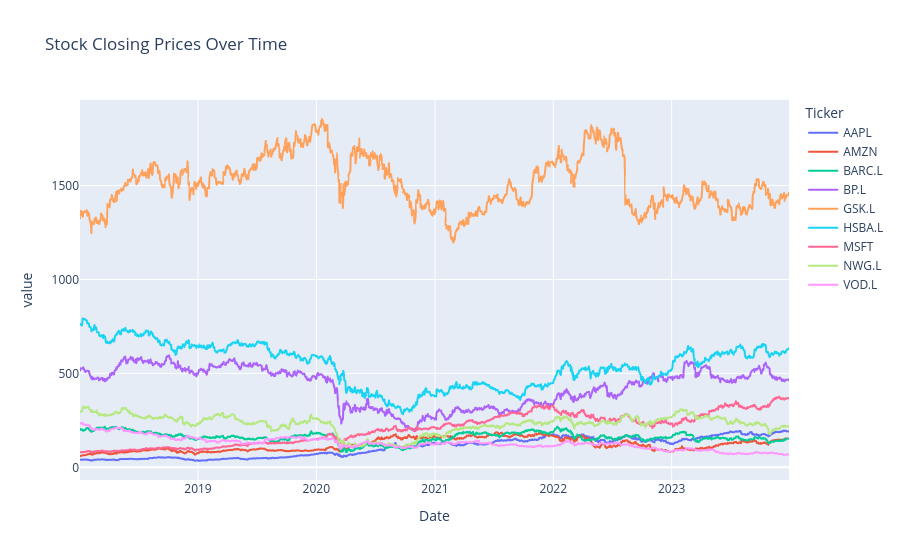

The cell this chart's notebook holds for it:
### Code cell
# Plotting the prices of the stocks over time
fig = px.line(data["Close"], title="Stock Closing Prices Over Time")
fig.show()
fig.show(renderer="png")

### Figure 1 — Plotly figure (JSON) as saved in the notebook; plotly's stock layout.template omitted (floating-point values rounded to 4 significant figures; data arrays with more than 128 entries replaced by an {"elided": "..."} marker saying what was removed)
{"data": [{"hovertemplate": "Ticker=AAPL<br>Date=%{x}<br>value=%{y}<extra></extra>", "legendgroup": "AAPL", "line": {"color": "#636efa", "dash": "solid"}, "marker": {"symbol": "circle"}, "mode": "lines", "name": "AAPL", "showlegend": true, "type": "scattergl", "x": {"elided": "1479 str values"}, "xaxis": "x", "y": {"elided": "1479 float values"}, "yaxis": "y"}, {"hovertemplate": "Ticker=AMZN<br>Date=%{x}<br>value=%{y}<extra></extra>", "legendgroup": "AMZN", "line": {"color": "#EF553B", "dash": "solid"}, "marker": {"symbol": "circle"}, "mode": "lines", "name": "AMZN", "showlegend": true, "type": "scattergl", "x": {"elided": "1479 str values"}, "xaxis": "x", "y": {"elided": "1479 float values"}, "yaxis": "y"}, {"hovertemplate": "Ticker=BARC.L<br>Date=%{x}<br>value=%{y}<extra></extra>", "legendgroup": "BARC.L", "line": {"color": "#00cc96", "dash": "solid"}, "marker": {"symbol": "circle"}, "mode": "lines", "name": "BARC.L", "showlegend": true, "type": "scattergl", "x": {"elided": "1479 str values"}, "xaxis": "x", "y": {"elided": "1479 float values"}, "yaxis": "y"}, {"hovertemplate": "Ticker=BP.L<br>Date=%{x}<br>value=%{y}<extra></extra>", "legendgroup": "BP.L", "line": {"color": "#ab63fa", "dash": "solid"}, "marker": {"symbol": "circle"}, "mode": "lines", "name": "BP.L", "showlegend": true, "type": "scattergl", "x": {"elided": "1479 str values"}, "xaxis": "x", "y": {"elided": "1479 float values"}, "yaxis": "y"}, {"hovertemplate": "Ticker=GSK.L<br>Date=%{x}<br>value=%{y}<extra></extra>", "legendgroup": "GSK.L", "line": {"color": "#FFA15A", "dash": "solid"}, "marker": {"symbol": "circle"}, "mode": "lines", "name": "GSK.L", "showlegend": true, "type": "scattergl", "x": {"elided": "1479 str values"}, "xaxis": "x", "y": {"elided": "1479 float values"}, "yaxis": "y"}, {"hovertemplate": "Ticker=HSBA.L<br>Date=%{x}<br>value=%{y}<extra></extra>", "legendgroup": "HSBA.L", "line": {"color": "#19d3f3", "dash": "solid"}, "marker": {"symbol": "circle"}, "mode": "lines", "name": "HSBA.L", "showlegend": true, "type": "scattergl", "x": {"elided": "1479 str values"}, "xaxis": "x", "y": {"elided": "1479 float values"}, "yaxis": "y"}, {"hovertemplate": "Ticker=MSFT<br>Date=%{x}<br>value=%{y}<extra></extra>", "legendgroup": "MSFT", "line": {"color": "#FF6692", "dash": "solid"}, "marker": {"symbol": "circle"}, "mode": "lines", "name": "MSFT", "showlegend": true, "type": "scattergl", "x": {"elided": "1479 str values"}, "xaxis": "x", "y": {"elided": "1479 float values"}, "yaxis": "y"}, {"hovertemplate": "Ticker=NWG.L<br>Date=%{x}<br>value=%{y}<extra></extra>", "legendgroup": "NWG.L", "line": {"color": "#B6E880", "dash": "solid"}, "marker": {"symbol": "circle"}, "mode": "lines", "name": "NWG.L", "showlegend": true, "type": "scattergl", "x": {"elided": "1479 str values"}, "xaxis": "x", "y": {"elided": "1479 float values"}, "yaxis": "y"}, {"hovertemplate": "Ticker=VOD.L<br>Date=%{x}<br>value=%{y}<extra></extra>", "legendgroup": "VOD.L", "line": {"color": "#FF97FF", "dash": "solid"}, "marker": {"symbol": "circle"}, "mode": "lines", "name": "VOD.L", "showlegend": true, "type": "scattergl", "x": {"elided": "1479 str values"}, "xaxis": "x", "y": {"elided": "1479 float values"}, "yaxis": "y"}], "layout": {"legend": {"title": {"text": "Ticker"}, "tracegroupgap": 0}, "title": {"text": "Stock Closing Prices Over Time"}, "xaxis": {"anchor": "y", "domain": [0, 1], "title": {"text": "Date"}}, "yaxis": {"anchor": "x", "domain": [0, 1], "title": {"text": "value"}}}}
